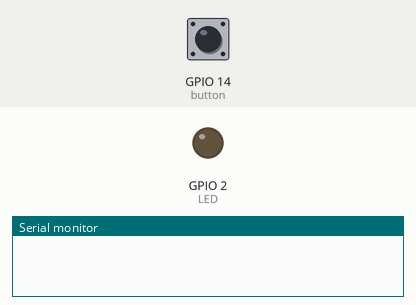
A sketch run on a simulated ESP8266 (NodeMCU). Parts: output pins drawn as LEDs (lit = HIGH), the last lines printed to the serial monitor. Inputs (shaded band) come from the test bench; at power-on: GPIO 14 (button) HIGH. WiFi joins after 1.5 s; servers stay silent unless stated; the Firebase database answers and starts empty.

Above: at 0.1 s.
At 2.7 s:
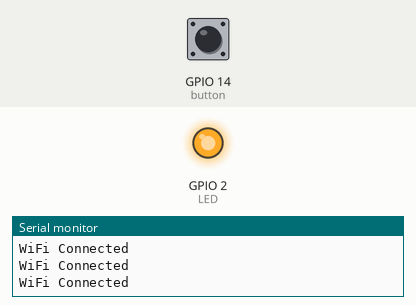
2.8 s: GPIO 14 (button) pulled LOW for 1 s
Timing chart, 0 to 5.8 s (numbered marks = the images above; inputs shaded):
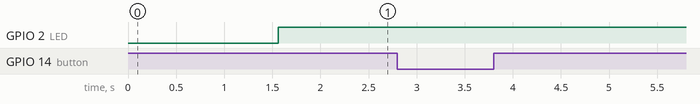

The sketch:

UART_ESP8266.ino
```cpp
#include <WiFiManager.h>// thư viện định cấu hình wifi của tzapu
#include <ESP8266WiFi.h>
//#include <Fs.h>
#include <ArduinoJson.h>
#include <FirebaseESP8266.h>
#define FIREBASE_HOST "maiche-a5765-default-rtdb.firebaseio.com" //Your Firebase Project URL goes here without "http:" , "\" and "/"
#define FIREBASE_AUTH "DRhi69XmlFjaqedVrxXefCxZnsGPaMq3t7bqGToa" //Your Firebase Auth Token
FirebaseData firebaseData;
#define button 14
#define LED 2
int wifimode=1;
int wifimodelast=0;
int Trangthaimaiche;
int Trangthaimaichelast=0;

  //Định nghĩa chân 2 là Led
 //Chống dội và đè phím
boolean wifistate = false;
boolean ledstate = false;
boolean ketnoi = false;

   String myString; // complete message from arduino, which consistors of snesors data


void setup() {
  Serial.begin(115200);  //Khởi tạo cổng serial
  pinMode(button,INPUT_PULLUP);
   pinMode(LED,OUTPUT);
  //SPIFFS.begin();
  //doctrangthai();
   // Kết nối với mạng WiFi hoặc tạo mạng WiFi cấu hình nếu không có thông tin WiFi
WiFiManager wifiManager;
  wifiManager.autoConnect("WiFiSetup_Maiche");

  // Hiển thị thông tin kết nối WiFi
  Serial.println("WiFi connected");
  Serial.print("IP address: ");
  Serial.println(WiFi.localIP());
  delay(10);
  Firebase.begin(FIREBASE_HOST,FIREBASE_AUTH);
  delay(50);
}

/// luu du lieu
/*void ghitrangthai(){
  DynamicJsonDocument doc(1024);
  doc["wifimode"]=wifimode;
  File file=SPIFFS.open("/log.json","w");
  if(file){
    serializeJson(doc,file);
    file.close();
  }


}
void doctrangthai(){
   File file=SPIFFS.open("/log.json","r");
if(file){
  StaticJsonDocument<200> doc;
  DeserializationError error=deserializeJson(doc,file);
  if(error){

  }else{
    wifimode=doc["wifimode"];

  }
  file.close();
}
}
*/
void loop() {


  if (WiFi.status() != WL_CONNECTED){
    Serial.println("WiFi Not Connected");
    digitalWrite(LED,LOW);
  }
  else{
    Serial.println("WiFi Connected");
    digitalWrite(LED,HIGH);
}


 int buttonstate=digitalRead(button);
  if(buttonstate==0){

    ledstate=!ledstate;
    if(ledstate){
        wifimode=ledstate;
      Serial.write(4);
        update_power_status();

      }else{

        wifimode=ledstate;
      Serial.write(5);
        update_power_status();

      }


    delay(200);
  }

if(Firebase.get(firebaseData,"IOT_Control_4Load/P1")) {
 if (firebaseData.dataType() == "string") {
 wifimode = firebaseData.stringData().toInt();
 if(wifimode==1){
   if(wifimodelast!=wifimode){//nếu khác giá trị thì mới giửi
     wifimodelast=wifimode;
    Serial.write(4);
   }
   }else if(wifimode==0){
   if(wifimodelast!=wifimode){//nếu khác giá trị thì mới giửi
     wifimodelast=wifimode;
    Serial.write(5);
 }
   }
 }
 }


if(Firebase.get(firebaseData,"IOT_Control_4Load/L4")) {
 if (firebaseData.dataType() == "string") {
 Trangthaimaiche = firebaseData.stringData().toInt();
 if(Trangthaimaiche==1 && wifimode==1){
   if(Trangthaimaichelast!=Trangthaimaiche){//nếu khác giá trị thì mới giửi
     Trangthaimaichelast=Trangthaimaiche;
    Serial.write(1);
   }
  }else if(Trangthaimaiche==0 && wifimode==1){
     if(Trangthaimaichelast!=Trangthaimaiche){//nếu khác giá trị thì mới giửi
     Trangthaimaichelast=Trangthaimaiche;
    Serial.write(0);
   }
  }else if(Trangthaimaiche==3 && wifimode==1){
     if(Trangthaimaichelast!=Trangthaimaiche){//nếu khác giá trị thì mới giửi
     Trangthaimaichelast=Trangthaimaiche;
    Serial.write(3);
   }
  }
 }

 }

}
void update_power_status(){
if(Firebase.setString(firebaseData, "IOT_Control_4Load/P1", String(wifimode))){
    Serial.println("PASSED");

}else{
    Serial.println("error");

}
}
```
